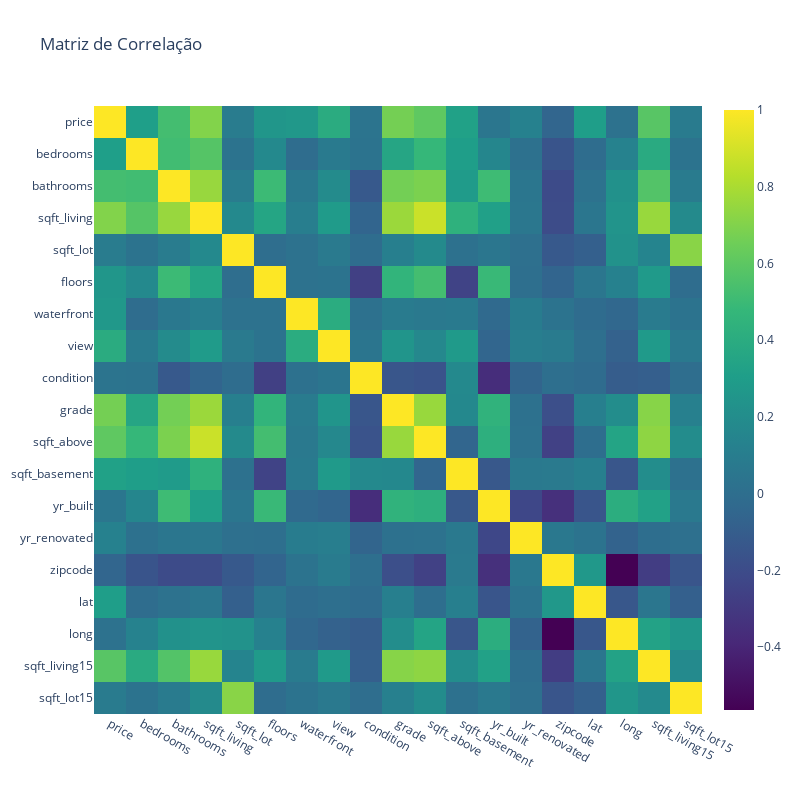

The notebook cell saved with this chart:
### Markdown cell above
# Análise de Correlação

### Code cell
corr_matrix = df.iloc[:, 2:].corr()

fig = px.imshow(corr_matrix,
                title="Matriz de Correlação",
                color_continuous_scale="Viridis")

fig.update_layout(width=800, height=800)
fig.show()

### Figure 1 — Plotly figure (JSON) as saved in the notebook; plotly's stock layout.template omitted (floating-point values rounded to 4 significant figures; data arrays with more than 128 entries replaced by an {"elided": "..."} marker saying what was removed)
{"data": [{"coloraxis": "coloraxis", "hovertemplate": "x: %{x}<br>y: %{y}<br>color: %{z}<extra></extra>", "name": "0", "type": "heatmap", "x": ["price", "bedrooms", "bathrooms", "sqft_living", "sqft_lot", "floors", "waterfront", "view", "condition", "grade", "sqft_above", "sqft_basement", "yr_built", "yr_renovated", "zipcode", "lat", "long", "sqft_living15", "sqft_lot15"], "xaxis": "x", "y": ["price", "bedrooms", "bathrooms", "sqft_living", "sqft_lot", "floors", "waterfront", "view", "condition", "grade", "sqft_above", "sqft_basement", "yr_built", "yr_renovated", "zipcode", "lat", "long", "sqft_living15", "sqft_lot15"], "yaxis": "y", "z": {"elided": "19x19 float values"}}], "layout": {"coloraxis": {"colorscale": [[0, "#440154"], [0.1111, "#482878"], [0.2222, "#3e4989"], [0.3333, "#31688e"], [0.4444, "#26828e"], [0.5556, "#1f9e89"], [0.6667, "#35b779"], [0.7778, "#6ece58"], [0.8889, "#b5de2b"], [1, "#fde725"]]}, "height": 800, "title": {"text": "Matriz de Correlação"}, "width": 800, "xaxis": {"anchor": "y", "constrain": "domain", "domain": [0, 1], "scaleanchor": "y"}, "yaxis": {"anchor": "x", "autorange": "reversed", "constrain": "domain", "domain": [0, 1]}}}
